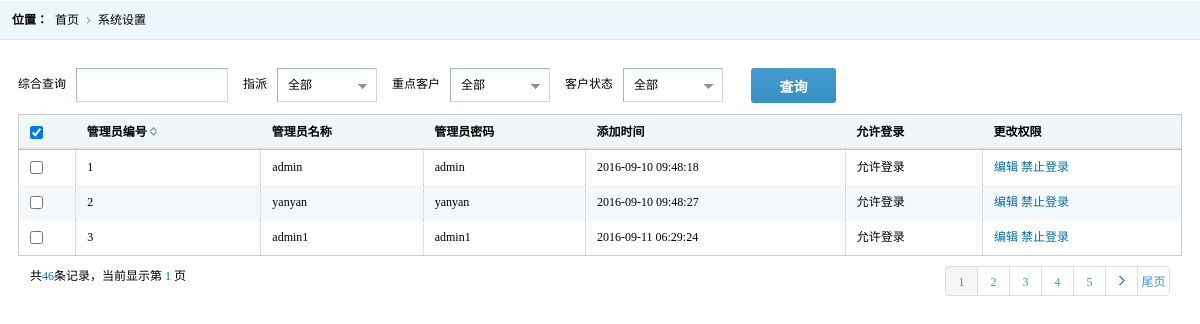
Screenshot of /admin/admin/adminList.php with the database file from the repository.
### tables this page shows
CREATE TABLE `user_shop` (
  `id` tinyint(3) unsigned NOT NULL AUTO_INCREMENT,
  `username` varchar(20) NOT NULL,
  `password` varchar(32) NOT NULL,
  `lastlogin` int(11) DEFAULT NULL,
  `lastip` varchar(30) DEFAULT NULL,
  `permission` tinyint(1) NOT NULL DEFAULT '1' COMMENT '1 代表允许登录  0 代表机禁止登陆',
  `addtime` int(10) DEFAULT NULL,
  PRIMARY KEY (`id`)
);

### public/lib/mysql.inc.php (called while the page is built, shortened)
<?php
function selectOne($sql,$result_type=MYSQL_ASSOC)
{
    if ($result = mysql_query($sql)) {
        if (mysql_num_rows($result) > 0) {
            $row = mysql_fetch_array($result, $result_type);
            return $row;
        } else{
            return false;
        }
    } else {
        return false;
    }
}
function selectMul($sql,$result_type=MYSQL_ASSOC){
    if($result=mysql_query($sql)){
        if(mysql_num_rows($result)>0){
            while( $row=mysql_fetch_array($result,$result_type)){
                $arr[]=$row;
            }
            return $arr;
        }else{
            return false;
        }
    }else{
        return false;
    }
}

### admin/admin/adminList.php (the view, shortened to what this page needs)
<?php
$adminInfo=selectMul("select * from user_shop");
$curPage=isset($_GET['page'])?$_GET['page']:1;
$pageId=4;
$totalId=selectOne("select count(id) from goods_shop ");
$pageNum=ceil(($totalId['count(id)']/$pageId));
$nextPage=($curPage==$pageNum)?$pageNum:$curPage+1;
$showPage=5;
if($pageNum<=$showPage){
    $firstPage=1;
    $lastPage=$pageNum;
}else{
    if($curPage<=ceil($showPage/2)){
        $firstPage=1;
        $lastPage=$showPage;
    }
}
?>
<!DOCTYPE html PUBLIC "-//W3C//DTD XHTML 1.0 Transitional//EN" "http://www.w3.org/TR/xhtml1/DTD/xhtml1-transitional.dtd">
<html xmlns="http://www.w3.org/1999/xhtml">
<head>
    <link href="<?=SKIN_ADMIN?>/css/style.css" rel="stylesheet" type="text/css" />
    <link href="<?=SKIN_ADMIN?>/css/select.css" rel="stylesheet" type="text/css" />
</head>
<body>
<div class="place">
    <span>位置：</span>
    <ul class="placeul">
        <li><a href="#">首页</a></li>
        <li><a href="#">系统设置</a></li>
    </ul>
</div>
<div class="formbody">
    <div id="usual1" class="usual">
        <div id="tab2" class="tabson">
            <ul class="seachform">
                <li><label>综合查询</label><input name="" type="text" class="scinput" /></li>
                <li><label>指派</label>
                    <div class="vocation">
                    </div>
                </li>
                <li><label>重点客户</label>
                    <div class="vocation">
                    </div>
                </li>
                <li><label>客户状态</label>
                    <div class="vocation">
                    </div>
                </li>
                <li><label>&nbsp;</label><input name="" type="button" class="scbtn" value="查询"/></li>
            </ul>
            <table class="tablelist">
                <thead>
                <tr>
                    <th><input name="" type="checkbox" value="" checked="checked"/></th>
                    <th>管理员编号<i class="sort"><img src="<?=SKIN_ADMIN?>/images/px.gif" /></i></th>
                    <th>管理员名称</th>
                    <th>管理员密码</th>
                    <th>添加时间</th>
                    <th>允许登录</th>
                    <th>更改权限</th>
                </tr>
                </thead>
                <tbody>
                <?php
                foreach($adminInfo as $k=>$v){
                ?>
                 <tr>
                    <td><input name="" type="checkbox" value="" /></td>
                    <td><?=$k+1?></td>
                    <td><?=$v['username']?></td>
                    <td><?=$v['password']?></td>
                    <td><?=date('Y-m-d H:i:s',$v['addtime'])?></td>
                    <td><?php echo $v['permission']==1?'允许登录':'禁止登录'?></td>
                    <td><a href="editAdmin.php?id=<?=$v['id']?>" class="tablelink">编辑</a>
                        <a href="adminAction.php?act=<?=$v['permission']==1?'active':'permission'?>&id=<?=$v['id']?>" class="tablelink"><?php echo $v['permission']==1?'禁止登录':'允许登录'?></a></td>
                </tr>
                <?php
                }
                ?>
                </tbody>
            </table>
            <div class="pagin">
            <div class="message">共<i class="blue"><?=$totalId['count(id)']?></i>条记录，当前显示第&nbsp;<i class="blue"><?=$curPage?>&nbsp;</i>页</div>
            <ul class="paginList">
                <?php
                for($i=$firstPage;$i<=$lastPage;$i++){
                    ?>
                    <li class="paginItem <?=($i==$curPage)?'current':''?>"><a href="adminList.php?page=<?=$i?>"><?=$i?></a></li>
                <?php
                }
                ?>
                <?php
                if($curPage<$pageNum) {
                    ?>
                    <li class="paginItem"><a href="<?=($curPage==$pageNum)?'javascript:;':'adminList.php?page='.$nextPage?>"><span class="pagenxt"></span></a></li>
                    <li class="paginItem"><a href="adminList.php?page=<?=$pageNum?>">尾页</a></li>
                <?php
                }
                ?>
            </ul>
        </div>
        </div>
    </div>
</div>
</body>
</html>

### admin/skin/default/css/style.css (style rules this page uses)
* { font-size:9pt;border:0;margin:0;padding:0; }
body { font-family:'微软雅黑'; margin:0 auto;min-width:980px; }
ul { display:block;margin:0;padding:0;list-style:none; }
li { display:block;margin:0;padding:0;list-style: none; }
img { border:0; }
dl,dt,dd,span { margin:0;padding:0;display:block; }
a,a:focus { text-decoration:none;color:#000;outline:none;blr:expression(this.onFocus=this.blur()); }
table { border-collapse:collapse;border-spacing: 0; }
.place { height:40px; background:url(../images/righttop.gif) repeat-x; }
.place span { line-height:40px; font-weight:bold;float:left; margin-left:12px; }
.placeul li { float:left; line-height:40px; padding-left:7px; padding-right:12px; background:url(../images/rlist.gif) no-repeat right; }
.placeul li:last-child { background:none; }
.tablelist { border:solid 1px #cbcbcb; width:100%; clear:both; }
.tablelist th { background:url(../images/th.gif) repeat-x; height:34px; line-height:34px; border-bottom:solid 1px #b6cad2; text-indent:11px; text-align:left; }
.tablelist td { line-height:35px; text-indent:11px; border-right: dotted 1px #c7c7c7; }
.tablelink { color:#056dae; }
.tablelist tbody tr.odd { background:#f5f8fa; }
.sort { padding-left:3px; }
.pagin { position:relative;margin-top:10px;padding:0 12px; }
.pagin .blue { color:#056dae;font-style:normal; }
.pagin .paginList { position:absolute;right:12px;top:0; }
.pagin .paginList .paginItem { float:left; }
.pagin .paginList .paginItem a { float:left;width:31px;height:28px;border:1px solid #DDD; text-align:center;line-height:30px;border-left:none;color:#3399d5; }
.pagin .paginList .paginItem:first-child a { border-left:1px solid #DDD; }
.pagin .paginList .paginItem:first-child a { border-bottom-left-radius:5px;border-top-left-radius:5px; }
.pagin .paginList .paginItem:last-child a { border-bottom-right-radius:5px;border-top-right-radius:5px; }
.pagin .paginList .paginItem.current,.pagin .paginList .paginItem.current a { background:#f5f5f5; cursor:default;color:#737373; }
.pagenxt { background:url(../images/next.gif) no-repeat center center; width:31px; height:28px; }
.formbody { padding:10px 18px; }
.tabson { margin:18px 0px; }
.seachform { height:42px; }
.seachform li { float:left; margin-right:15px; }
.seachform li label { padding-right:10px; float:left; line-height:32px; }
.scinput { width:150px; height:32px; line-height:32px; border-top:solid 1px #a7b5bc; border-left:solid 1px #a7b5bc; border-right:solid 1px #ced9df; border-bottom:solid 1px #ced9df; background:url(../images/inputbg.gif) repeat-x; text-indent:10px; }
.scbtn { width:85px;height:35px; background:url(../images/btnbg.png) no-repeat center; font-size:14px;font-weight:bold;color:#fff; cursor:pointer;border-radius:3px; behavior:url(js/pie.htc); }

### admin/skin/default/css/select.css (style rules this page uses)
.vocation,.usercity { float:left; }

### rows the page displays
user_shop: username "admin", password "admin", addtime "2016-09-10 09:48:18", permission "允许登录"
user_shop: username "yanyan", password "yanyan", addtime "2016-09-10 09:48:27", permission "允许登录"
user_shop: username "admin1", password "admin1", addtime "2016-09-11 06:29:24", permission "允许登录"

### other values shown
$totalId['count(id)'] "46"
$curPage "1"
